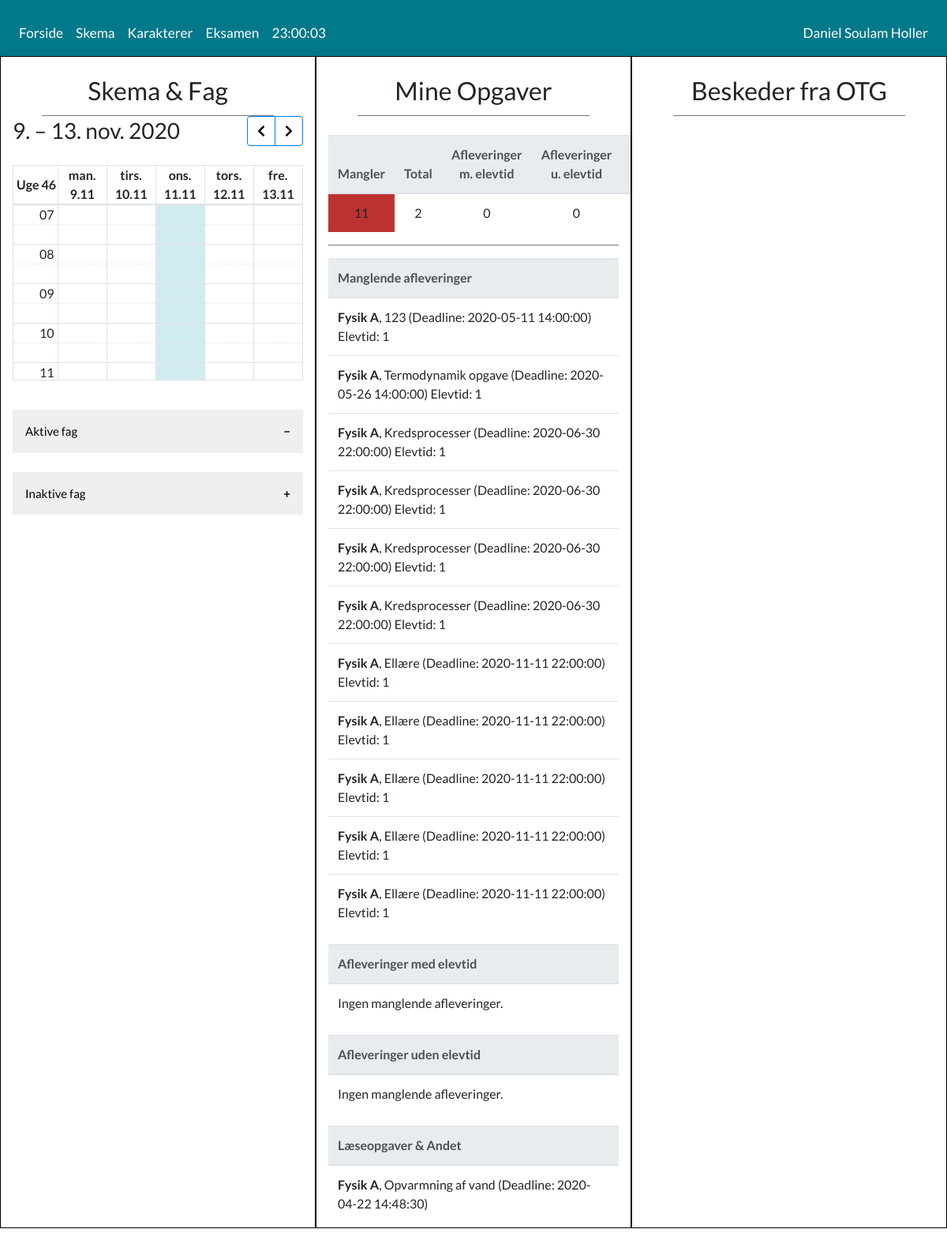
Page /home (signed in) on the committed database.
### tables this page shows
CREATE TABLE users(id INTEGER PRIMARY KEY, username TEXT, first_name TEXT, surnames TEXT, email TEXT, birthdate DATE, password TEXT, salt TEXT, class INTEGER, type INTEGER);

CREATE TABLE tasks(id INTEGER PRIMARY KEY, name TEXT, description TEXT, date TIMESTAMP, type INTEGER, work_hours INTEGER, subject INTEGER, topic INTEGER);

### server.py (the view)
@app.route("/")
@app.route("/home")
def index():
	if not 'user' in session or session['user'] == None:
		return redirect(url_for("login"))
	userdata = data.getUserData(session['user'])
	if userdata == None or not 'type' in userdata: # This should only happen on database wipes
		return redirect(url_for("login"))
	if userdata['type'] == utils.UserType.STUDENT:
		return render("index", title="Forside", user=session['user'], userdata=userdata, data=data, utils=utils)
	else:
		return getRedirection(userdata['type'])

### data.py (called while the page is built, shortened)
	def openConnection(self):
		self.con = sqlite3.connect("otgintra.db")

	def closeConnection(self):
		self.con.close()

	def getUserTasks(self, user):
		taskSql = """
		SELECT * FROM tasks t
		INNER JOIN user_subjects us ON t.subject=(SELECT us.subject WHERE us.user=?)
		WHERE us.user=?
		ORDER BY date ASC
		"""
		self.openConnection()
		c = self.con.cursor()
		c.execute(taskSql, (user, user))
		tasks = c.fetchall()
		self.closeConnection()
		if len(tasks) < 1: # No tasks
			return []
		res = []
		for task in tasks:
			dic = {
				'id': int(task[0]),
				'name': task[1],
				'description': task[2],
				'date': datetime.datetime.strptime(task[3], "%Y-%m-%d %H:%M:%S"),
				'type': int(task[4]),
				'workHours': int(task[5]),
				'subject': int(task[6]),
				'topic': int(task[7])
			}
			res.append(dic)
		return res

	def getUserLateAssignments(self, user):
		tasks = self.getUserTasks(user)
		res = []
		self.openConnection()
		c = self.con.cursor()
		now = datetime.datetime.now()
		for task in tasks:
			if task['type'] == utils.TaskType.SUBMISSION and task['workHours'] > 0: # Only task submissions can be late
				deadline = task['date']
				if now > deadline: # If deadline has already passed, we check if the student has submitted their assignment
					c.execute("SELECT * FROM task_submissions WHERE user=? AND task=?", (user, task['id']))
					if len(c.fetchall()) < 1: # No recorded assignment of that task
						res.append(task)
		self.closeConnection()
		return res

	def getUserSubmittedAssignments(self, user):
		sql = """
		SELECT * FROM tasks t
		INNER JOIN task_submissions ts ON t.id=ts.task
		WHERE ts.user=?
		ORDER BY date DESC
		"""
		self.openConnection()
		c = self.con.cursor()
		c.execute(sql, (user,))
		tasks = c.fetchall()
		self.closeConnection()
		if len(tasks) < 1: # No submissions
			return []
		res = []
		for task in tasks:
			dic = {
				'id': int(task[0]),
				'name': task[1],
				'description': task[2],
				'date': datetime.datetime.strptime(task[3], "%Y-%m-%d %H:%M:%S"),
				'type': int(task[4]),
				'workHours': int(task[5]),
				'subject': int(task[6]),
				'topic': int(task[7])
			}
			res.append(dic)
		return res

	def getUserScheduledAssignments(self, user, taskType, workHours):
		tasks = self.getUserTasks(user)
		res = []
		now = datetime.datetime.now()
		for task in tasks:
			deadline = task['date']
			if deadline <= now: # If deadline already passed we go to the next task.
				continue
		return res

### templates/index.html (shortened to what this page needs)
{% extends "layout.html" %} {% block content %}
<body onload="startTime()" class="preload">
    <div class="wrapper container-fluid" style="width: 100%;">
        <div class="row">
            <div class="col-4 schedule-box semibox scrollbar">
                <div class="row" style="margin-top: 1.5vh;">
                    <div class="col-md-12 scrollbar" style="margin-top: 0 !important;">
                        <h2 class="text-center">Skema & Fag</h2>
                        <hr class="separator" style="width: 80%">
                        <div id="calendar" class="scrollbar"></div>
                    </div>
                    <div class="fag col-md-12" style="margin-top: 1.5vh;">
                        <button id="colactivebutton" class="collapsible">Aktive fag</button>
                        <div class="content row">
                            {% set subjects = data.getSubjects() %}
                            {% set usersubjects = userdata['subjects'] %}
                        </div>
                        <button class="collapsible" style="margin-top: 1.5vh;">Inaktive fag</button>
                        <div class="content row">
                        </div>
                    </div>
                </div>
            </div>
            <div class="col-4 task-box semibox scrollbar">
                <div class="header" style="margin-top: 1.5vh;">
                    <h2 class="text-center">Mine Opgaver</h2>
                    <hr class="separator" style="width: 80%">
                    <div class="assignment-wrapper row">
                        <div class="task-stats col">
							{% set tasks = data.getUserTasks(user) %}
							{% set lateTasks = data.getUserLateAssignments(user) %}
							{% set submittedTasks = data.getUserSubmittedAssignments(user) %}
							{% set tasksWithHours = data.getUserScheduledAssignments(user, utils.TaskType.SUBMISSION, True) %}
                            {% set tasksWithoutHours = data.getUserScheduledAssignments(user, utils.TaskType.SUBMISSION, False) %}
                            {% set lateSubmissions = data.getUserLateSubmissions(user) %}
                            {% set tasksReading = data.getUserReadingTasks(user) %}
                            <table class="table" style="margin-top: 1.5rem;">
                                <thead class="thead-light">
                                    <tr class="text-center">
                                        <th class="col" style=>Mangler</th>
                                        <th class="col">Total</th>
                                        <th class="col">Afleveringer m. elevtid</th>
                                        <th class="col">Afleveringer u. elevtid</th>
                                        <th class="col">For sent</th>
                                    </tr>
                                </thead>
                                <tbody>
                                    <tr class="text-center">
                                        {% if lateTasks|length == 0 %}
                                            <td style="background-color: #36a832">{{ lateTasks|length }}</td>
                                        {% else %}
                                            <td style="background-color: #BC3232">{{ lateTasks|length }}</td>
                                        {% endif %}
                                        <td>{{ submittedTasks|length }}</td>
                                        <td>{{ tasksWithHours|length }}</td>
                                        <td>{{ tasksWithoutHours|length }}</td>
                                        <td>{{ lateSubmissions|length }}</td>
                                    </tr>
                                </tbody>
                            </table>
                            <hr class="separator" style="width: 100%; margin-bottom: 1rem;">
                            <table class="table">
                                <thead class="thead-light">
                                    <tr>
                                        <th>Manglende afleveringer</th>
                                    </tr>
                                </thead>
                                <tbody>
                                    {% if lateTasks|length > 0 %}
                                        {% for task in lateTasks %}
                                            {% set subject = subjects[task['subject']-1] %}
                                            <tr>
                                                <td>
                                                    <b>{{ subject['subject'] }} {{ subject['level'] }}</b>, {{ task['name'] }} (Deadline: {{ task['date'] }}) Elevtid: {{ task['workHours'] }}
                                                </td>
                                            </tr>
                                        {% endfor %}
                                    {% else %}
                                        <tr>
                                            <td>Ingen manglende afleveringer.</td>
                                        </tr>
                                    {% endif %}
                                </tbody>
                            </table>
                            <table class="table">
                                <thead class="thead-light">
                                    <tr>
                                        <th>Afleveringer med elevtid</th>
                                    </tr>
                                </thead>
                                <tbody>
                                    {% if tasksWithHours|length > 0 %}
                                        {% for task in tasksWithHours %}
                                            {% set subject = subjects[task['subject']-1] %}
                                            <tr>
                                                <td>
                                                    <b>{{ subject['subject'] }} {{ subject['level'] }}</b>, {{ task['name'] }} (Deadline: {{ task['date'] }}) Elevtid: {{ task['workHours'] }}
                                                </td>
                                            </tr>
                                        {% endfor %}
                                    {% else %}
                                        <tr>
                                            <td>Ingen manglende afleveringer.</td>
                                        </tr>
                                    {% endif %}
                                </tbody>
                            </table>
                            <table class="table">
                                <thead class="thead-light">
                                    <tr>
                                        <th>Afleveringer uden elevtid</th>
                                    </tr>
                                </thead>
                                <tbody>
                                    {% if tasksWithoutHours|length > 0 %}
                                        {% for task in tasksWithoutHours %}
                                            {% set subject = subjects[task['subject']-1] %}
                                            <tr>
                                                <td>
                                                    <b>{{ subject['subject'] }} {{ subject['level'] }}</b>, {{ task['name'] }} (Deadline: {{ task['date'] }}) Elevtid: {{ task['workHours'] }}
                                                </td>
                                            </tr>
                                        {% endfor %}
                                    {% else %}
                                        <tr>
                                            <td>Ingen manglende afleveringer.</td>
                                        </tr>
                                    {% endif %}
                                </tbody>
                            </table>
                            <table class="table">
                                <thead class="thead-light">
                                    <tr>
                                        <th>Læseopgaver & Andet</th>
                                    </tr>
                                </thead>
                                <tbody>
                                    {% if tasksReading|length > 0 %}
                                        {% for task in tasksReading %}
                                            {% set subject = subjects[task['subject']-1] %}
                                            <tr>
                                                <td>
                                                    <b>{{ subject['subject'] }} {{ subject['level'] }}</b>, {{ task['name'] }} (Deadline: {{ task['date'] }})
                                                </td>
                                            </tr>
                                        {% endfor %}
                                    {% else %}
                                        <tr>
                                            <td>Ingen lektier.</td>
                                        </tr>
                                    {% endif %}
                                </tbody>
                            </table>
                        </div>
                    </div>
                </div>
            </div>
            <div class="col-4 message-box semibox scrollbar">
                <div class="header" style="margin-top: 1.5vh;">
                    <h2 class="text-center">Beskeder fra OTG</h2>
                    <hr class="separator" style="width: 80%">
                </div>
            </div>
        </div>
    </div>
    <link rel='stylesheet' href='https://use.fontawesome.com/releases/v5.0.6/css/all.css'>
    <link rel="stylesheet" href="../static/css/schedule/core.css">
    <link rel="stylesheet" href="../static/css/schedule/timegrid.css">
    <link rel="stylesheet" href="../static/css/schedule/daygrid.css">
    <link rel="stylesheet" href="../static/css/schedule/bootstrap.css">
    <link rel="stylesheet" href="../static/css/schedule/fullcalendar-custom.css">
</body>
{% endblock content %}

### templates/layout.html (shortened to what this page needs)
<!DOCTYPE html>
<html lang="da">
<head>
    <link rel="stylesheet" href="https://maxcdn.bootstrapcdn.com/bootstrap/4.3.1/css/bootstrap.min.css">
    <link rel="stylesheet" href="/static/css/util.css">
    <link rel="stylesheet" href="https://unpkg.com/bootstrap-material-design@4.1.1/dist/css/bootstrap-material-design.min.css">
    <link rel="stylesheet" href="../static/css/style.css">
</head>
{% block navbar %}
<nav class="navbar navbar-expand-lg navbar-light bg-light">
    <div class="collapse navbar-collapse" id="navbarNav">
        <ul class="navbar-nav mr-auto">
            <li class="nav-item active">
                <a class="nav-link" href="#">Forside</a>
            </li>
            <li class="nav-item">
                <a class="nav-link" href="#">Skema</a>
            </li>
            <li class="nav-item">
                <a class="nav-link" href="#">Karakterer</a>
            </li>
            <li class="nav-item">
                <a class="nav-link" href="#">Eksamen</a>
            </li>
            <li class="nav-item">
                <div class="nav-link" id="clock"></div>
            </li>
        </ul>
        <ul class="navbar-nav">
            <li class="nav-item">
                <a class="nav-link" href="#">{{ userdata['firstname'] }} {{ userdata['surnames'] }}</a>
            </li>
        </ul>
    </div>
</nav>
{% endblock navbar %} {% block content %} {% endblock %}
</html>

### static/css/style.css (style rules this page uses)
body { font-family: 'Lato' !important; }
.separator { width: 20%; color: #868686; background-color: #868686; margin: 0 auto; margin-top: 3%; }
.collapsible { color: black; cursor: pointer; padding: 1rem; width: 100%; border: none; text-align: left; outline: none; font-size: 15px; }
.collapsible:after { content: '\002B'; color: black; font-weight: bold; float: right; margin-left: 5px; }
.colactive:after { content: "\2212"; }
.content { padding: 6px 18px; max-height: 0; overflow: hidden; transition: max-height 0.2s ease-out; }
.row { margin-top: -0.8rem; }
[class^='col'], [class*=' col'] { margin-top: 0.8rem; }
.navbar { background-color: #01798A !important; }
.nav-link { color: white !important; text-transform: none; font-size: 1.075rem !important; transition: color ease-out .2s; }

### static/css/schedule/core.css (style rules this page uses)
.fc { direction: ltr; text-align: left; }
body .fc { font-size: 1em; }

### templates/index.html (style rules this page uses)
.semibox { border: 1px solid #000; height: 90vh; overflow-y: auto; }
.col { width: 20% !important; }

### rows in the picture
users: firstname "Daniel", surnames "Soulam Holler"
tasks: subject "Fysik", level "A", name "123", date "2020-05-11 14:00:00", workHours "1"
tasks: subject "Fysik", level "A", name "Termodynamik opgave", date "2020-05-26 14:00:00", workHours "1"
tasks: subject "Fysik", level "A", name "Kredsprocesser", date "2020-06-30 22:00:00", workHours "1"
tasks: subject "Fysik", level "A", name "Kredsprocesser", date "2020-06-30 22:00:00", workHours "1"
tasks: subject "Fysik", level "A", name "Kredsprocesser", date "2020-06-30 22:00:00", workHours "1"
tasks: subject "Fysik", level "A", name "Kredsprocesser", date "2020-06-30 22:00:00", workHours "1"
tasks: subject "Fysik", level "A", name "Ellære", date "2020-11-11 22:00:00", workHours "1"
tasks: subject "Fysik", level "A", name "Ellære", date "2020-11-11 22:00:00", workHours "1"
tasks: subject "Fysik", level "A", name "Ellære", date "2020-11-11 22:00:00", workHours "1"
tasks: subject "Fysik", level "A", name "Ellære", date "2020-11-11 22:00:00", workHours "1"
tasks: subject "Fysik", level "A", name "Ellære", date "2020-11-11 22:00:00", workHours "1"
tasks: subject "Fysik", level "A", name "Opvarmning af vand", date "2020-04-22 14:48:30"

### other values in the picture
{{ lateTasks|length }} "11"
{{ submittedTasks|length }} "2"
{{ tasksWithHours|length }} "0"
{{ tasksWithoutHours|length }} "0"
